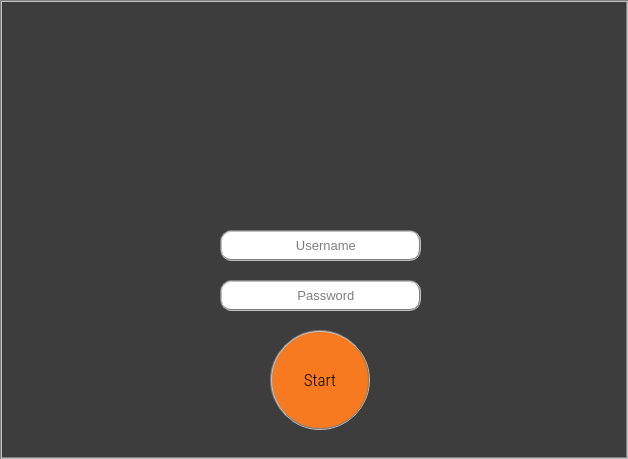
<?xml version="1.0" encoding="UTF-8"?>
<ui version="4.0">
 <class>Dialog</class>
 <widget class="QDialog" name="Dialog">
  <property name="geometry">
   <rect>
    <x>0</x>
    <y>0</y>
    <width>628</width>
    <height>459</height>
   </rect>
  </property>
  <property name="sizePolicy">
   <sizepolicy hsizetype="Preferred" vsizetype="Maximum">
    <horstretch>0</horstretch>
    <verstretch>0</verstretch>
   </sizepolicy>
  </property>
  <property name="minimumSize">
   <size>
    <width>508</width>
    <height>259</height>
   </size>
  </property>
  <property name="maximumSize">
   <size>
    <width>666</width>
    <height>666</height>
   </size>
  </property>
  <property name="font">
   <font>
    <pointsize>10</pointsize>
   </font>
  </property>
  <property name="windowTitle">
   <string>Face Recognition Time Attendance App</string>
  </property>
  <property name="windowIcon">
   <iconset>
    <normaloff>icon.png</normaloff>icon.png</iconset>
  </property>
  <property name="styleSheet">
   <string notr="true">background: #3d3d3d;border: 2px groove gray;
</string>
  </property>
  <widget class="QPushButton" name="runButton">
   <property name="geometry">
    <rect>
     <x>270</x>
     <y>330</y>
     <width>100</width>
     <height>100</height>
    </rect>
   </property>
   <property name="font">
    <font>
     <family>Roboto Condensed Light</family>
     <pointsize>13</pointsize>
    </font>
   </property>
   <property name="styleSheet">
    <string notr="true">#runButton{border-radius: 50%;;background-color: #f77a20;}#runButton:hover{background-color: #2EE59D;color: #fff;}</string>
   </property>
   <property name="text">
    <string>Start</string>
   </property>
  </widget>
  <widget class="QLabel" name="logolabel_3">
   <property name="geometry">
    <rect>
     <x>180</x>
     <y>280</y>
     <width>31</width>
     <height>31</height>
    </rect>
   </property>
   <property name="styleSheet">
    <string notr="true">border: 0px groove gray; -webkit-filter: grayscale(100%);filter: grayscale(100%);</string>
   </property>
   <property name="text">
    <string/>
   </property>
   <property name="pixmap">
    <pixmap>imgs/padlock-4-64.png</pixmap>
   </property>
   <property name="scaledContents">
    <bool>true</bool>
   </property>
  </widget>
  <widget class="QLabel" name="logolabel_2">
   <property name="geometry">
    <rect>
     <x>180</x>
     <y>230</y>
     <width>31</width>
     <height>31</height>
    </rect>
   </property>
   <property name="styleSheet">
    <string notr="true">border: 0px groove gray; -webkit-filter: grayscale(100%);filter: grayscale(100%);</string>
   </property>
   <property name="text">
    <string/>
   </property>
   <property name="pixmap">
    <pixmap>imgs/user.png</pixmap>
   </property>
   <property name="scaledContents">
    <bool>true</bool>
   </property>
  </widget>
  <widget class="QLineEdit" name="lineEdit">
   <property name="geometry">
    <rect>
     <x>220</x>
     <y>230</y>
     <width>201</width>
     <height>31</height>
    </rect>
   </property>
   <property name="font">
    <font>
     <pointsize>10</pointsize>
    </font>
   </property>
   <property name="styleSheet">
    <string notr="true">background-color: white;border-radius: 100px;background-size: 22px;border-radius: 11%;text-align: center;padding-left: 0px;

</string>
   </property>
   <property name="maxLength">
    <number>32767</number>
   </property>
   <property name="echoMode">
    <enum>QLineEdit::Normal</enum>
   </property>
   <property name="cursorPosition">
    <number>0</number>
   </property>
   <property name="alignment">
    <set>Qt::AlignCenter</set>
   </property>
   <property name="placeholderText">
    <string>   Username</string>
   </property>
   <property name="clearButtonEnabled">
    <bool>true</bool>
   </property>
  </widget>
  <widget class="QLineEdit" name="lineEdit_2">
   <property name="geometry">
    <rect>
     <x>220</x>
     <y>280</y>
     <width>201</width>
     <height>31</height>
    </rect>
   </property>
   <property name="font">
    <font>
     <pointsize>10</pointsize>
     <weight>50</weight>
     <bold>false</bold>
     <strikeout>false</strikeout>
    </font>
   </property>
   <property name="styleSheet">
    <string notr="true">background-color: white;border-radius: 100px;background-size: 22px;border-radius: 11%;text-align: center;padding-left: 0px;

</string>
   </property>
   <property name="maxLength">
    <number>32797</number>
   </property>
   <property name="echoMode">
    <enum>QLineEdit::Password</enum>
   </property>
   <property name="cursorPosition">
    <number>0</number>
   </property>
   <property name="alignment">
    <set>Qt::AlignCenter</set>
   </property>
   <property name="placeholderText">
    <string>   Password</string>
   </property>
   <property name="clearButtonEnabled">
    <bool>true</bool>
   </property>
  </widget>
  <widget class="QLabel" name="label">
   <property name="geometry">
    <rect>
     <x>40</x>
     <y>10</y>
     <width>541</width>
     <height>181</height>
    </rect>
   </property>
   <property name="styleSheet">
    <string notr="true">border:0px;</string>
   </property>
   <property name="text">
    <string/>
   </property>
   <property name="pixmap">
    <pixmap>logo.png</pixmap>
   </property>
   <property name="scaledContents">
    <bool>true</bool>
   </property>
  </widget>
  <zorder>logolabel_3</zorder>
  <zorder>runButton</zorder>
  <zorder>logolabel_2</zorder>
  <zorder>lineEdit</zorder>
  <zorder>lineEdit_2</zorder>
  <zorder>label</zorder>
 </widget>
 <resources>
  <include location="resource.qrc"/>
 </resources>
 <connections/>
</ui>
